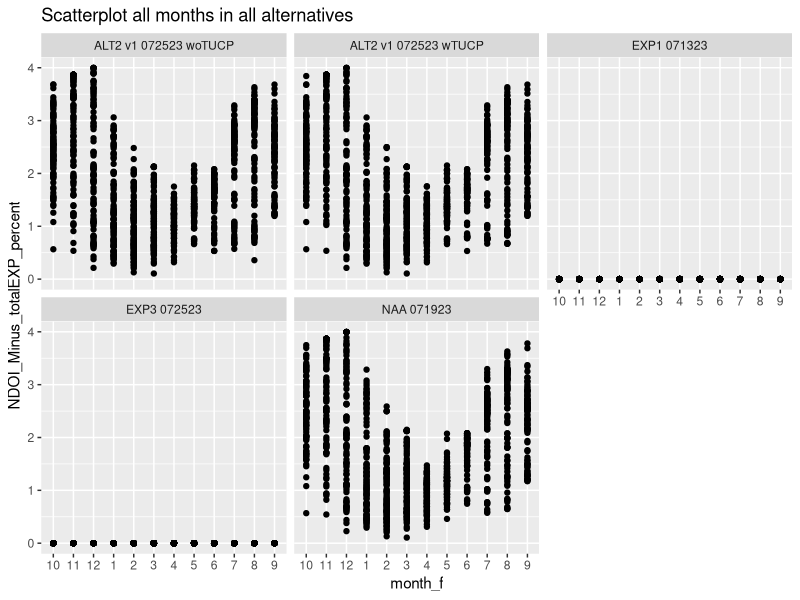
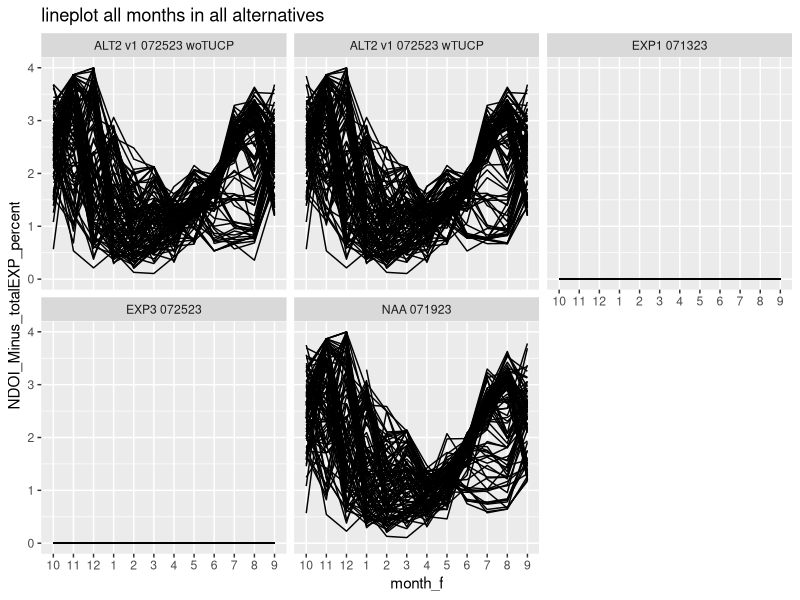
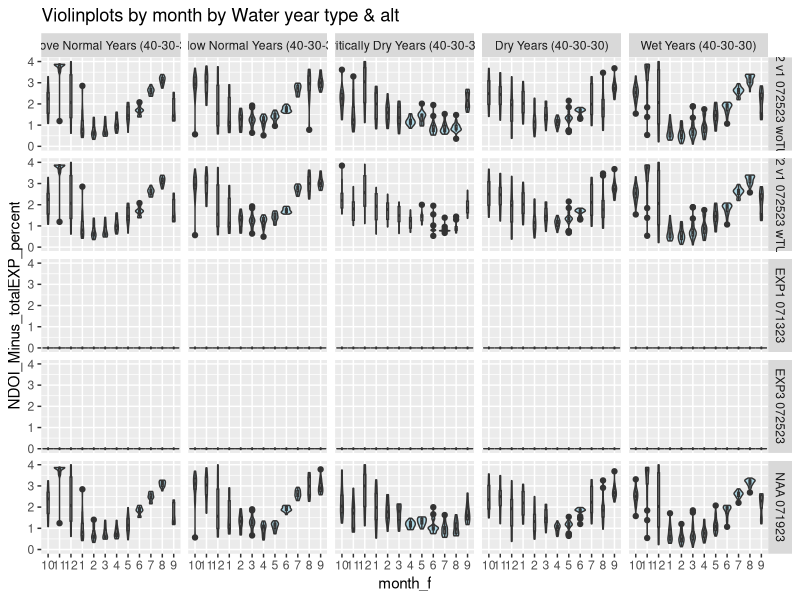
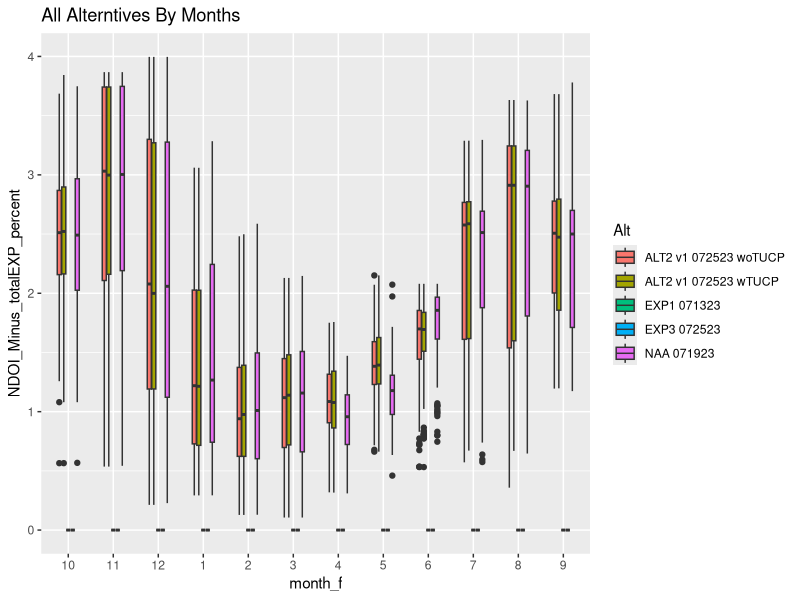
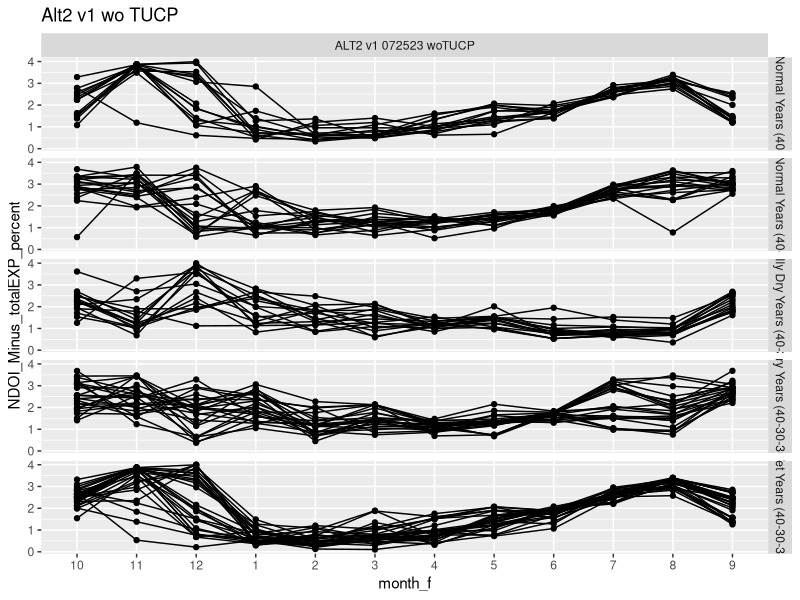

Reproduce these figures in R, in order. (Note: this script raises an error after producing the figures.)
#Script is part of the I. OMR Volumetric Influence line of evidence

#Purpose: Assemble data file for use in (file to be named later) from raw CAlSIM exported data

#Packages -----
library(tidyverse)
library(readr)

#load data files----

#Delta Outflow
DO_AllAlts <- read_csv("Data/DO_AllAlts.csv", 
                       col_types = cols(...1 = col_skip()))
#View(DO_AllAlts)

#Delta Exports
EXP_AllAlts <- read_csv("Data/EXP_AllAlts.csv", 
                        col_types = cols(...1 = col_skip()))
#View(EXP_AllAlts)

#North of Delta Inflow (NDOI)
NDOI_AllAlts <- read_csv("Data/NDOI_AllAlts.csv", 
                         col_types = cols(...1 = col_skip()))
#View(NDOI_AllAlts)

#water Year types (applies to all alternatives)
WYtype_All <- read_csv("Data/WYtype_All.csv", 
                       col_types = cols(...1 = col_skip()))
#View(WYtype_All)

#Combine data files----
DOtoNDOI_join <- left_join(DO_AllAlts, NDOI_AllAlts, join_by(Alt, Date)) 

#view(DOtoNDOI_join)

DOtoNDOItoEXP_join <- left_join(DOtoNDOI_join, EXP_AllAlts, join_by(Alt, Date)) 

#view(DOtoNDOItoEXP_join)

DOtoNDOItoEXP_join$Date <- as.POSIXct(DOtoNDOItoEXP_join$Date)

DOtoNDOItoEXP_join <- DOtoNDOItoEXP_join %>% mutate(year = year(Date))

DOtoNDOItoEXPtoWY_join <- left_join(DOtoNDOItoEXP_join, WYtype_All, 
                                    join_by(year == Year_WY))
#view(DOtoNDOItoEXPtoWY_join)

#Data Analysis----

#Rename object for ease
vol_influ <- DOtoNDOItoEXPtoWY_join

#View(vol_influ)
#Manipulates the data table and created variables for the visualizations
vol_influ_diff <- vol_influ %>% 
  mutate(totalEXP = JonesExp + BanksExpSWP + BanksExpCVP) %>% 
  mutate(NDOI_Minus_totalEXP_CFS = NDOI - totalEXP) %>% 
  mutate(NDOI_Minus_totalEXP_percent = (totalEXP/NDOI)*100) %>% 
  mutate(month = month(Date)) %>%  
  mutate(month_f = factor(month, levels = c(10,11,12,1,2,3,4,5,6,7,8,9))) %>% 
  mutate(year = year(Date))
  
class(vol_influ_diff$month_f)
view(vol_influ_diff)
#scatter plot 
ggplot(vol_influ_diff, aes(x= month_f, y=NDOI_Minus_totalEXP_percent)) + 
  geom_point()+
  labs(title = "Scatterplot all months in all alternatives")+
  facet_wrap(~Alt)

ggplot(vol_influ_diff, aes(x= month_f, y=NDOI_Minus_totalEXP_percent, group = year)) + 
  geom_line()+
  labs(title = "lineplot all months in all alternatives")+
  facet_wrap(~Alt)

#Violinplots by month by Water year type & alt
ggplot(vol_influ_diff, aes(x=month_f, y=NDOI_Minus_totalEXP_percent)) + 
  geom_violin(fill = "light blue")+
  geom_boxplot(width=0.15)+
  labs(title = "Violinplots by month by Water year type & alt")+
  facet_grid(Alt~Wytype)

#box plot of all alternatives by month
ggplot(vol_influ_diff, aes(x=month_f, y=NDOI_Minus_totalEXP_percent, fill = Alt)) + 
  geom_boxplot(width=0.5)+
  labs(title = "All Alterntives By Months")



#filtered by alternative
Alt2v1woTUCP <- vol_influ_diff %>% filter(Alt == "ALT2 v1 072523 woTUCP")

ggplot(Alt2v1woTUCP, aes(x= month_f, y=NDOI_Minus_totalEXP_percent, group = year)) + 
  geom_line()+
  geom_point()+
  labs(title = "Alt2 v1 wo TUCP")+
  facet_grid(Wytype~ Alt)

#This plots the density curves of the monthly percentages across alternatives
#
library(dplyr)
mu <- ddply(vol_influ_diff, "Alt", summarise, grp.mean=mean(NDOI_Minus_totalEXP_percent))

ggplot(vol_influ_diff, aes(x=NDOI_Minus_totalEXP_percent, color=Alt)) +
  geom_density()+
  #geom_vline(data=mu, aes(xintercept=grp.mean, color=Alt),linetype="dashed")+
  labs(title = "Densityplot of the % NDOI exported by month")+
  facet_wrap(~month_f)

filtered <- vol_influ_diff %>% filter(month_f == 6)
ggplot(filtered, aes(x=NDOI_Minus_totalEXP_percent, color=Alt)) +
  geom_density()+
  #geom_vline(data=mu, aes(xintercept=grp.mean, color=Alt),linetype="dashed")+
  labs(title = "Densityplot of the % NDOI exported by month")+
  facet_wrap(~month_f)

ggplot(vol_influ_diff, aes(x=month_f, y=NDOI_Minus_totalEXP_percent)) + 
  geom_violin(fill = "light blue")+
  geom_boxplot(width=0.15)+
  labs(title = "Violinplots by month by Water year type & alt")+
  facet_grid(Alt~Wytype)

#box plot of all alternatives by water year type
ggplot(vol_influ_diff, aes(x=month_f, y=NDOI_Minus_totalEXP_percent, fill = Alt)) + 
  geom_boxplot(width=1)+
  labs(title = "All Alterntives By Water Year Type")+
  theme(legend.position = "bottom")+
  facet_wrap(~Wytype)


ggplot(vol_influ_diff, aes(x=month_f, y=NDOI_Minus_totalEXP_percent, fill = Wytype)) + 
  geom_boxplot(width=1)+
  labs(title = "All Alterntives By Water Year Type")+
  theme(legend.position = "bottom")+
  facet_wrap(~Alt)


ggplot(vol_influ_diff, aes(x=month_f, y=NDOI_Minus_totalEXP_percent, fill = Wytype)) + 
  geom_boxplot(width=1)+
  labs(title = "All Alterntives By Water Year Type")+
  theme(legend.position = "bottom")+
  facet_wrap(~Alt)

#filters to create a single figure for an alt
filtered2 <- vol_influ_diff %>% filter(Alt == "ALT2 v1 072523 wTUCP")
view(filtered2)
ggplot(filtered2, aes(x=month_f, y=NDOI_Minus_totalEXP_percent, fill = Wytype)) + 
  geom_boxplot(width=1)+
  labs(title = "ALT2 v1 072523 wTUCP")+
  theme(legend.position = "bottom")
